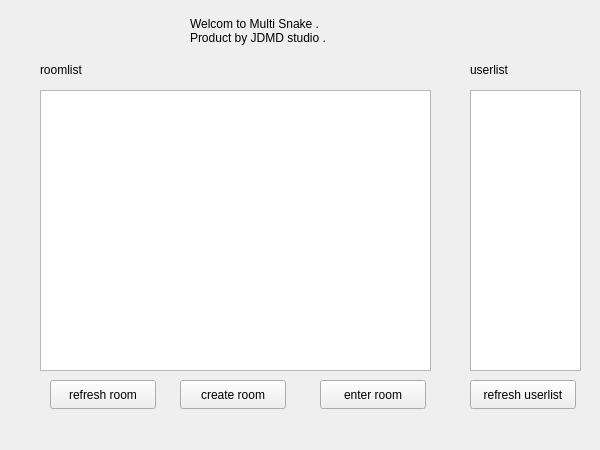
<?xml version="1.0" encoding="UTF-8"?>
<ui version="4.0">
 <class>JHallWidget</class>
 <widget class="QWidget" name="JHallWidget">
  <property name="geometry">
   <rect>
    <x>0</x>
    <y>0</y>
    <width>600</width>
    <height>450</height>
   </rect>
  </property>
  <property name="windowTitle">
   <string>MultiSnake Game Hall</string>
  </property>
  <widget class="QLabel" name="label">
   <property name="geometry">
    <rect>
     <x>190</x>
     <y>10</y>
     <width>201</width>
     <height>41</height>
    </rect>
   </property>
   <property name="text">
    <string>Welcom to Multi Snake .
Product by JDMD studio .</string>
   </property>
  </widget>
  <widget class="QListView" name="listView_room">
   <property name="geometry">
    <rect>
     <x>40</x>
     <y>90</y>
     <width>391</width>
     <height>281</height>
    </rect>
   </property>
  </widget>
  <widget class="QPushButton" name="btn_refresh_room">
   <property name="geometry">
    <rect>
     <x>50</x>
     <y>380</y>
     <width>106</width>
     <height>29</height>
    </rect>
   </property>
   <property name="text">
    <string>refresh room</string>
   </property>
  </widget>
  <widget class="QPushButton" name="btn_create_room">
   <property name="geometry">
    <rect>
     <x>180</x>
     <y>380</y>
     <width>106</width>
     <height>29</height>
    </rect>
   </property>
   <property name="text">
    <string>create room</string>
   </property>
  </widget>
  <widget class="JHallUserListWidget" name="lst_player">
   <property name="geometry">
    <rect>
     <x>470</x>
     <y>90</y>
     <width>111</width>
     <height>281</height>
    </rect>
   </property>
  </widget>
  <widget class="QPushButton" name="btn_enter_room">
   <property name="geometry">
    <rect>
     <x>320</x>
     <y>380</y>
     <width>106</width>
     <height>29</height>
    </rect>
   </property>
   <property name="text">
    <string>enter room</string>
   </property>
  </widget>
  <widget class="QLabel" name="label_2">
   <property name="geometry">
    <rect>
     <x>470</x>
     <y>60</y>
     <width>72</width>
     <height>19</height>
    </rect>
   </property>
   <property name="text">
    <string>userlist</string>
   </property>
  </widget>
  <widget class="QLabel" name="label_3">
   <property name="geometry">
    <rect>
     <x>40</x>
     <y>60</y>
     <width>72</width>
     <height>19</height>
    </rect>
   </property>
   <property name="text">
    <string>roomlist</string>
   </property>
  </widget>
  <widget class="QPushButton" name="btn_refresh_userlist">
   <property name="geometry">
    <rect>
     <x>470</x>
     <y>380</y>
     <width>106</width>
     <height>29</height>
    </rect>
   </property>
   <property name="text">
    <string>refresh userlist</string>
   </property>
  </widget>
 </widget>
 <customwidgets>
  <customwidget>
   <class>JHallUserListWidget</class>
   <extends>QListView</extends>
   <header>gui/jhalluserlistwidget.h</header>
  </customwidget>
 </customwidgets>
 <resources/>
 <connections/>
</ui>
